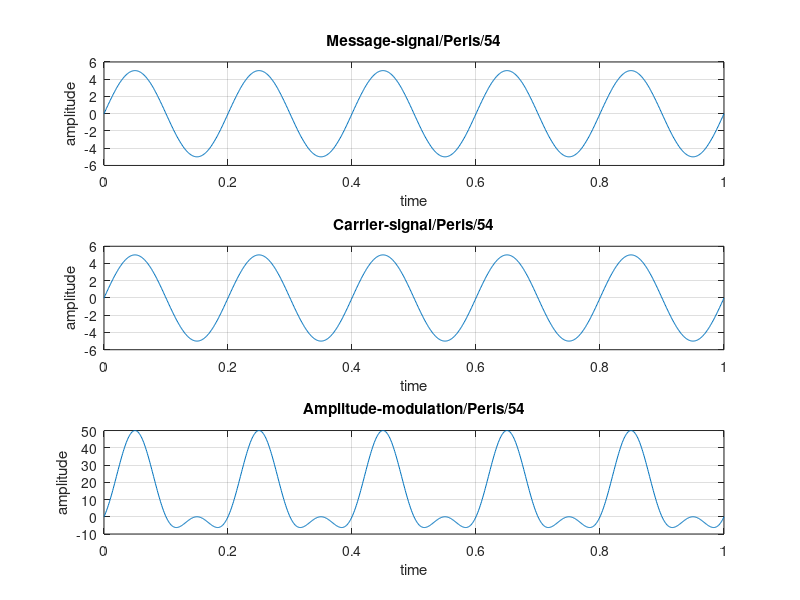

MATLAB code to generate this figure:
clc;
close all;
clear all;
t=0:0.001:1;
fm=input('Enter message frequency');
am=input('Enter message amplitude');
fc=input('Enter carrier frequency');
ac=input('Enter carrier amplitude');
m=am*sin(2*pi*fm*t);
c=ac*sin(2*pi*fc*t);
x=m.*c;
mod=x+(ac.*c);
subplot(311);
plot(t,m);
xlabel('time');
ylabel('amplitude');
title('Message-signal/Peris/54');
grid on;
subplot(312);
plot(t,c);
xlabel('time');
ylabel('amplitude');
title('Carrier-signal/Peris/54');
grid on;
subplot(313);
plot(t,mod);
xlabel('time');
ylabel('amplitude');
title('Amplitude-modulation/Peris/54');
grid on;